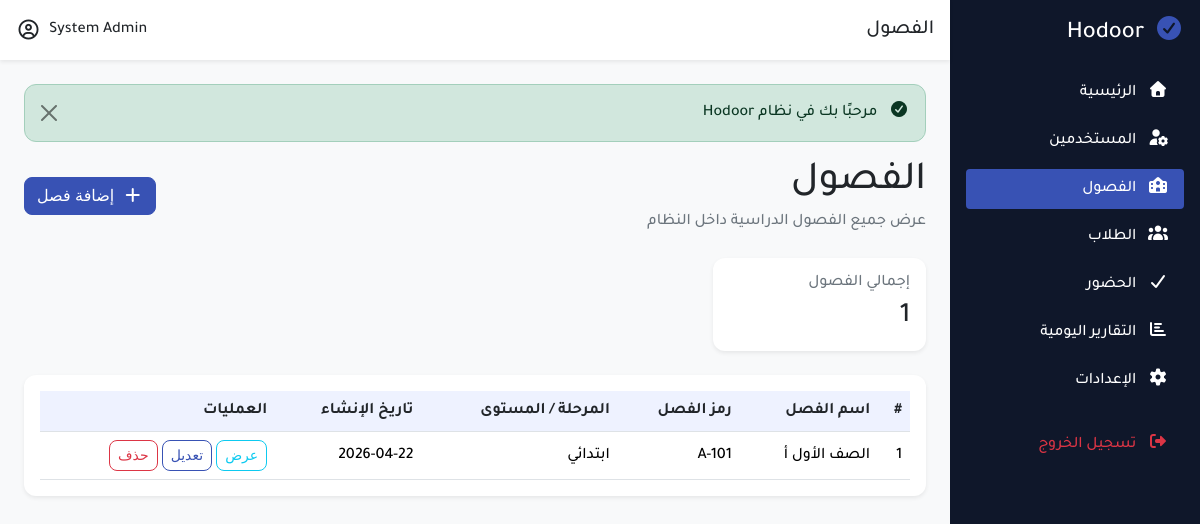
/modules/classrooms/index.php (signed in), run on the app's committed database.
### tables this page shows
CREATE TABLE classrooms
(
    id         INT AUTO_INCREMENT PRIMARY KEY,
    class_name VARCHAR(100) NOT NULL,
    class_code VARCHAR(30) NULL,
    level_name VARCHAR(50) NULL,
    created_at TIMESTAMP DEFAULT CURRENT_TIMESTAMP
);

### classes/clsPath.php (called while the page is built, shortened)
<?php
class clsPath
{
    private static $domain = "http://localhost/Hodoor/";
    public static function root()
    {
        return self::$domain;
    }
    public static function modules()
    {
        return self::root() . "modules/";
    }
    public static function classrooms()
    {
        return self::modules() . "classrooms/";
    }
}

### classes/clsClassroom.php (called while the page is built, shortened)
<?php
class clsClassroom
{
    private $conn;
    public function __construct($db)
    {
        $this->conn = $db;
    }
    public function getAll()
    {
        $query = "SELECT * FROM classrooms ORDER BY id DESC";
        $stmt = $this->conn->prepare($query);
        $stmt->execute();
        return $stmt->fetchAll(PDO::FETCH_ASSOC);
    }
    public function countAll()
    {
        $query = "SELECT COUNT(*) AS total FROM classrooms";
        $stmt = $this->conn->prepare($query);
        $stmt->execute();
        $row = $stmt->fetch(PDO::FETCH_ASSOC);
        return (int)($row['total'] ?? 0);
    }
}

### classes/clsHelper.php (called while the page is built, shortened)
<?php
class clsHelper
{
    public static function e($value)
    {
        return htmlspecialchars($value, ENT_QUOTES, 'UTF-8');
    }
    public static function dateOnly($datetime)
    {
        return date('Y-m-d', strtotime($datetime));
    }
}

### modules/classrooms/index.php (the view, shortened to what this page needs)
<?php
require_once '../../includes/app.php';
$classroomObj = new clsClassroom($conn);
$totalClasses = $classroomObj->countAll();
$classrooms = $classroomObj->getAll();
?>
<?php require_once '../../includes/header.php'; ?>
<?php require_once '../../includes/sidebar.php'; ?>
    <div class="main-content w-100">
        <?php require_once '../../includes/navbar.php'; ?>
        <div class="content p-4">
            <?php require_once '../../includes/alerts.php'; ?>
            <div class="d-flex justify-content-between align-items-center mb-4">
                <div>
                    <h1 class="mb-1">الفصول</h1>
                    <p class="text-muted mb-0">عرض جميع الفصول الدراسية داخل النظام</p>
                </div>
                <a href="<?= clsPath::classrooms(); ?>create.php" class="btn btn-primary">
                    <i class="fa fa-plus me-1"></i>
                    إضافة فصل
                </a>
            </div>
            <div class="row g-3 mb-4">
                <div class="col-md-6 col-lg-3">
                    <div class="card shadow-sm border-0">
                        <div class="card-body">
                            <h6 class="text-muted">إجمالي الفصول</h6>
                            <h3 class="mb-0"><?= $totalClasses; ?></h3>
                        </div>
                    </div>
                </div>
            </div>
            <div class="card shadow-sm border-0">
                <div class="card-body">
                    <div class="table-responsive">
                        <table class="table table-hover align-middle mb-0">
                            <thead class="table-light">
                            <tr>
                                <th>#</th>
                                <th>اسم الفصل</th>
                                <th>رمز الفصل</th>
                                <th>المرحلة / المستوى</th>
                                <th>تاريخ الإنشاء</th>
                                <th>العمليات</th>
                            </tr>
                            </thead>
                            <tbody>
                            <?php if (!empty($classrooms)): ?>
                                <?php foreach ($classrooms as $classroom): ?>
                                    <tr>
                                        <td><?= clsHelper::e($classroom['id']); ?></td>
                                        <td><?= clsHelper::e($classroom['class_name']); ?></td>
                                        <td><?= clsHelper::e($classroom['class_code']); ?></td>
                                        <td><?= clsHelper::e($classroom['level_name']); ?></td>
                                        <td><?= clsHelper::dateOnly($classroom['created_at']); ?></td>
                                        <td class="d-flex gap-1 flex-wrap">
                                            <a href="<?= clsPath::classrooms(); ?>view.php?id=<?= $classroom['id']; ?>"
                                               class="btn btn-sm btn-outline-info">
                                                عرض
                                            </a>
                                            <a href="<?= clsPath::classrooms(); ?>edit.php?id=<?= $classroom['id']; ?>"
                                               class="btn btn-sm btn-outline-primary">
                                                تعديل
                                            </a>
                                            <a href="<?= clsPath::classrooms(); ?>delete.php?id=<?= $classroom['id']; ?>"
                                               class="btn btn-sm btn-outline-danger">
                                                حذف
                                            </a>
                                        </td>
                                    </tr>
                                <?php endforeach; ?>
                            <?php else: ?>
                                <tr>
                                    <td colspan="6" class="text-center py-4">لا توجد فصول حاليًا</td>
                                </tr>
                            <?php endif; ?>
                            </tbody>
                        </table>
                    </div>
                </div>
            </div>
        </div>
    </div>
<?php require_once '../../includes/footer.php'; ?>

### assets/css/dashboard.css (style rules this page uses)
.main-content { background: #f8f9fa; min-width: 0; }
.content { min-height: calc(100vh - 60px); }

### assets/css/mainColors.css (style rules this page uses)
:root { --main-color: #3852b4; --main-color-hover: #2f4599; --main-color-dark: #263a82; --main-color-light: #eef2ff; --secondary-color: #5e7ac4; --body-bg: #f8f9fa; --box-bg: #ffffff; --text-color: #212529; --text-muted: #6c757d; --white-color: #ffffff; --border-color: #dee2e6; --border-light: #edf0f5; --success-color: #198754; --danger-color: #dc3545; --warning-color: #ffc107; --info-color: #0dcaf0; --main-radius: 12px; --small-radius: 8px; --main-shadow: 0 6px 18px rgba(0, 0, 0, 0.08); --soft-shadow: 0 3px 10px rgba(0, 0, 0, 0.05); --focus-shadow: 0 0 0 0.25rem rgba(56, 82, 180, 0.25); }
body { background-color: var(--body-bg); color: var(--text-color); }
a { color: var(--main-color); text-decoration: none; }
.text-muted { color: var(--text-muted) !important; }
.btn { border-radius: var(--small-radius); }
.btn-primary { color: var(--white-color) !important; background-color: var(--main-color) !important; border-color: var(--main-color) !important; }
.btn-outline-primary { color: var(--main-color) !important; border-color: var(--main-color) !important; }
.card { background-color: var(--box-bg); border-color: var(--border-color); border-radius: var(--main-radius); box-shadow: var(--soft-shadow); }
.table { color: var(--text-color); }
.table th, .table td { border-color: var(--border-color); }
.table thead th { background-color: var(--main-color-light); color: var(--text-color); }

### data on the page
classrooms: id "1", class_name "الصف الأول أ", class_code "A-101", level_name "ابتدائي", created_at "2026-04-22"

### other printed values
$title "الفصول"
clsHelper::e($_SESSION['full_name']) "System Admin"
$success "مرحبًا بك في نظام Hodoor"
$totalClasses "1"
